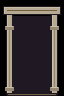

This game map was drawn from its Tiled (.tmx) file and the tilesets committed beside it. A one-line description and the full map source follow:
An orthogonal 2x3 tile map with 32x32 px tiles, 1 tile layer (Assembly), 3 tilesets.

<map version="1.10" orientation="orthogonal" renderorder="right-down" width="2" height="3" tilewidth="32" tileheight="32" infinite="0" nextlayerid="2" nextobjectid="1">
  <tileset firstgid="1" source="../floors.tsx" />
  <tileset firstgid="321" source="../walls.tsx" />
  <tileset firstgid="961" source="../architecture.tsx" />
  <layer id="1" name="Assembly" width="2" height="3">
    <data encoding="csv">
969,970,
985,986,
1001,1002
</data>
  </layer>
</map>
